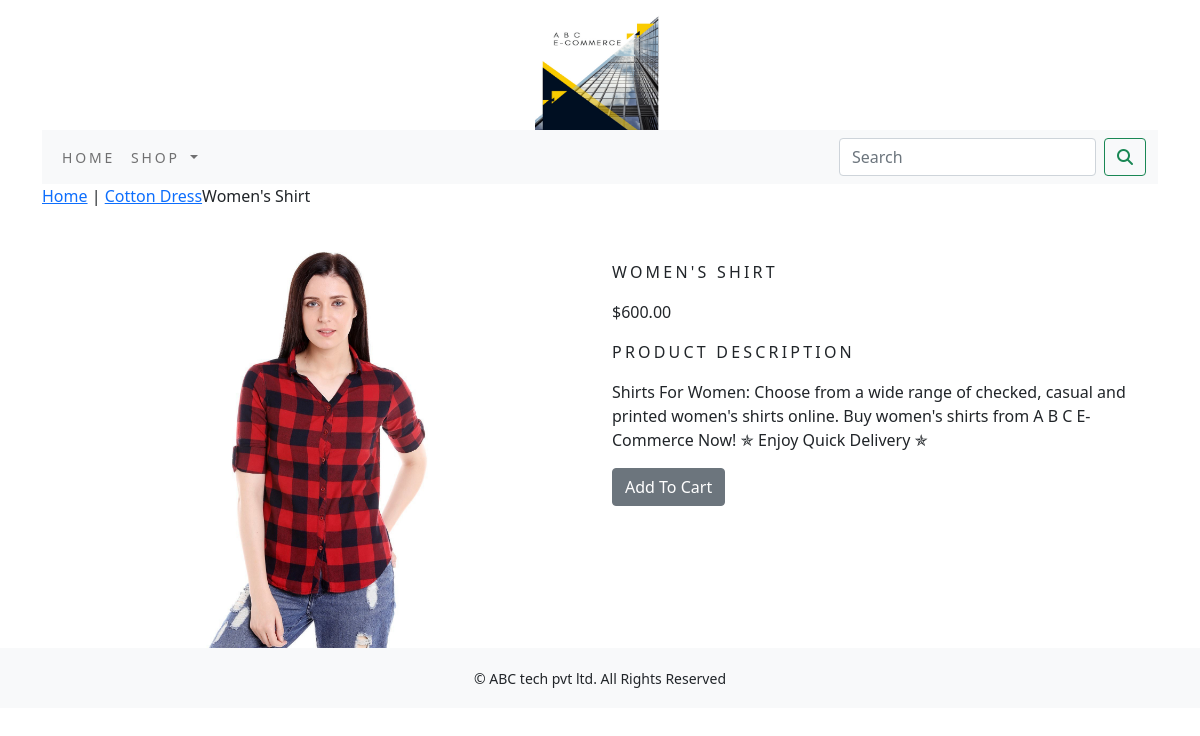
The page /shop/cotton-dress/womens-shirt/ (signed in) on the database its author committed.
### shop/models.py (models this page shows, shortened)
class Product(models.Model):
    name = models.CharField(max_length=250, unique=True)
    slug = models.SlugField(max_length=250, unique=True)
    description = models.TextField(blank=True)
    price = models.DecimalField(max_digits=10, decimal_places=2)
    category = models.ForeignKey(Category, on_delete=models.CASCADE)
    image = models.ImageField(upload_to='product', blank=True)
    stock = models.IntegerField()
    available = models.BooleanField(default=True)
    created = models.DateTimeField(auto_now_add=True)
    updated = models.DateTimeField(auto_now=True)
    class Meta:
        ordering = ('name',)
        verbose_name = 'product'
        verbose_name_plural = 'products'

class Category(models.Model):
    name = models.CharField(max_length=250, unique=True)
    slug = models.SlugField(max_length=250, unique=True)
    description = models.TextField(blank=True)
    image = models.ImageField(upload_to='category', blank=True)
    class Meta:
        ordering = ('name',)
        verbose_name = 'category'
        verbose_name_plural = 'categories'
    def get_url(self):
        return reverse('shop:products_by_category', args=[self.slug])
    def __str__(self):
        return '{}'.format(self.name)

### shop/views.py (the view)
# urls.py: path('<slug:c_slug>/<slug:product_slug>/', views.proDetail, name='prodCatdetail'),
def proDetail(request, c_slug, product_slug):
    try:
        product = Product.objects.get(category__slug=c_slug, slug=product_slug)
    except Exception as e:
        raise e
    return render(request, 'product.html', {'product': product})

### cart/context_processors.py (called while the page is built)
def counter(request):
    item_count=0
    if 'admin' in request.path:
        return {}
    else:
        try:
            cart=Cart.objects.filter(cart_id=_cart_id(request))
            cart_items=CartItem.objects.all().filter(cart=cart[:1])
            for cart_item in cart_items:
                item_count += cart_item.quantity
        except Cart.DoesNotExist:
            item_count =0
    return dict(item_count=item_count)

### cart/views.py (called while the page is built)
def _cart_id(request):
    cart = request.session.session_key
    if not cart:
        cart = request.session.session.create()
    return cart

### shop/context_processors.py (called while the page is built)
def menu_links(request):
    links = Category.objects.all()
    return dict(links=links)

### shop/templates/product.html (shortened to what this page needs)
{% extends 'base.html' %}
{% load static %}
{% block content %}
<div class="row_my_prod_row_class">
    <div class="mx_auto">
        <p><a href="{% url 'shop:allProdCat' %}">Home</a> | <a href="{{product.category.get_url}}">{{product.category}}</a>{{product.name}}</p>
    </div>
<div class="container">
<br>
<div class="row">
    <div class="col-12 col-sm-12 col-md-12 col-lg-6 text-center">
        <div style="min-width:8rem;">
            <img src="{{product.image.url}}" alt="{{product.name}}" width="400px;" height="400px;">
        </div>
    </div>
        <div class="col-12 col-sm-12 col-md-12 col-lg-6">
            <div>
            <h1 class="my_prod_title">{{product.name}}</h1>
            <p>${{product.price}}</p>
            <p class="my_title">Product Description</p>
            <p class="text-justify my_prod_text" >{{product.description}}</p>
            {% if  product.stock <= 0 %}
            <p class="text-justify my_prod_text"><b>Out Of Stock</b></p>
            {% else %}
            <a class="btn btn-secondary" href="{% url 'cart:add_cart' product.id %}">Add To Cart</a>
            {% endif %}
        </div>
    </div>
    </div>
    </div>
</div>
{% endblock %}

### shop/static/css/custom.css (style rules this page uses)
body { font-family: 'Josefin Sans', sans-serif; }
.my_title { font-size:16px; text-transform:uppercase; letter-spacing:.2em; }
.my_prod_title { font-size:16px; text-transform:uppercase; letter-spacing:.2em; padding-top:15px; padding-bottom:10px; }
.my_prod_text { padding-right:20px; }

### rows shown on the page
Product: category "Cotton Dress", name "Women's Shirt", image (picture), name "WOMEN'S SHIRT", price "600.00", description "Shirts For Women: Choose from a wide range of checked, casual and printed women's shirts online. Buy women's shirts from A B C E-Commerce Now! ✯ Enjoy Quick Delivery ✯"
